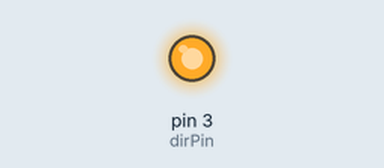
Recording of a sketch running on a simulated Arduino Uno, built with avr-gcc and run on an emulated ATmega328P. Shown: output pins drawn as LEDs (lit = HIGH). Pins used as bus, display or sensor lines are not drawn.

Above: at 0.6 s.
At 5.8 s:
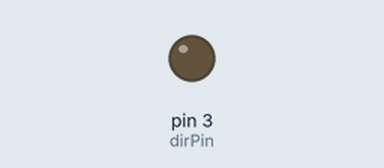
Timing chart, 0 to 7.9 s (numbered marks = the images above):
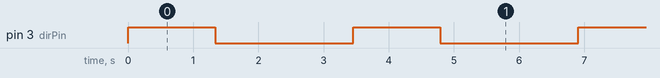

Measured:
- by itself, pin 3 (dirPin): alternates HIGH for 1.3 s and LOW for 2.1 s

The sketch:

Steppers.ino
```cpp
int dirPin  = 3;
int stepperPin = 2;
void setup ()
{
pinMode (dirPin, OUTPUT);
pinMode (stepperPin, OUTPUT);
}

void step (boolean dir, int steps)
{
digitalWrite (dirPin, dir);
delay (50);
for (int i = 0; i <steps; i ++)
{
digitalWrite (stepperPin, HIGH);
delayMicroseconds (75 );
digitalWrite (stepperPin, LOW);
delayMicroseconds (75);
}
}
void loop ()
{
step (true, 5000);
delay (500);
step (false, 10000);
delay (500);
}
```
